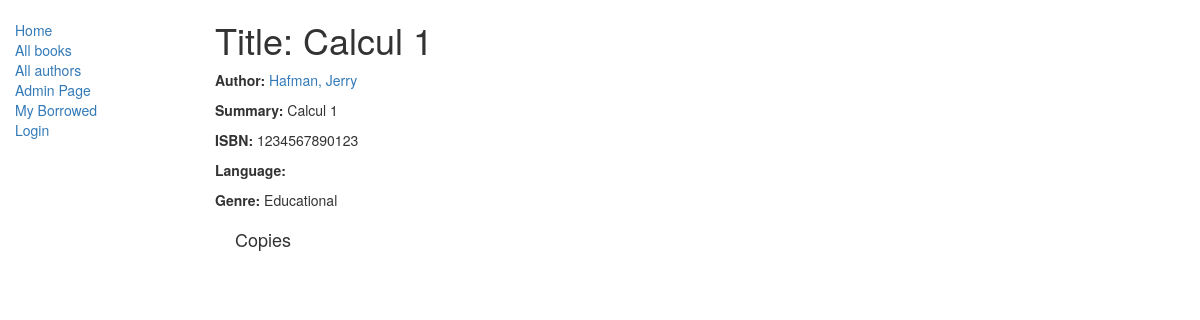
The page /catalog/book/1 on the database as committed earlier.
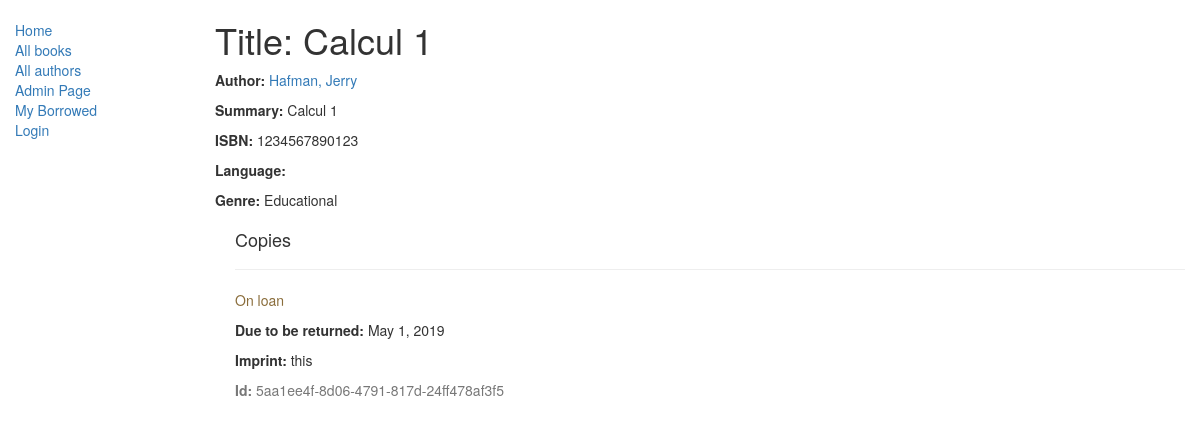
The same page on the database as committed later.
### catalog/models.py (models this page shows, shortened)
class Genre(models.Model):
    name = models.CharField(max_length=200, help_text="Enter a book genre (e.g. Science Fiction, French Poetry etc.)")
    def __str__(self):
        return self.name

class BookInstance(models.Model):
    id = models.UUIDField(primary_key=True, default=uuid.uuid4, help_text="Unique ID for this particular book across whole library")
    book = models.ForeignKey('Book', on_delete=models.SET_NULL, null=True)
    imprint = models.CharField(max_length=200)
    due_back = models.DateField(null=True, blank=True)
    LOAN_STATUS = (
        ('m', 'Maintenance'),
        ('o', 'On loan'),
        ('a', 'Available'),
        ('r', 'Reserved'),
    )
    status = models.CharField(max_length=1, choices=LOAN_STATUS, blank=True, default='m', help_text='Book availability')
    borrower = models.ForeignKey(User, on_delete=models.SET_NULL, null=True, blank=True)
    class Meta:
        ordering = ["due_back"]

### catalog/views.py (the view)
# urls.py: url(r'^book/(?P<pk>\d+)$', views.BookDetailView.as_view(), name='book-detail'),
class BookDetailView(generic.DetailView):
    model = models.Book
    template_name='catalog/book_detail.html'

### catalog/models.py (called while the page is built)
    def __str__(self):
        return '%s, %s' % (self.last_name, self.first_name)

### catalog/templates/catalog/book_detail.html
{% extends "catalog/base_generic.html" %}
{% block content %}
  <h1>Title: {{ book.title }}</h1>
  <p><strong>Author:</strong> <a href="">{{ book.author }}</a></p>
  <p><strong>Summary:</strong> {{ book.summary }}</p>
  <p><strong>ISBN:</strong> {{ book.isbn }}</p>
  <p><strong>Language:</strong> {{ book.language }}</p>
  <p><strong>Genre:</strong> {% for genre in book.genre.all %} {{ genre }}{% if not forloop.last %}, {% endif %}{% endfor %}</p>
  <div style="margin-left:20px;margin-top:20px">
    <h4>Copies</h4>
    {% for copy in book.bookinstance_set.all %}
    <hr>
    <p class="{% if copy.status == 'a' %}text-success{% elif copy.status == 'm' %}text-danger{% else %}text-warning{% endif %}">{{ copy.get_status_display }}</p>
    {% if copy.status != 'a' %}<p><strong>Due to be returned:</strong> {{copy.due_back}}</p>{% endif %}
    <p><strong>Imprint:</strong> {{copy.imprint}}</p>
    <p class="text-muted"><strong>Id:</strong> {{copy.id}}</p>
    {% endfor %}
  </div>
{% endblock %}

Rows that differ between the two databases and show on the page:
added BookInstance: status "On loan", due_back "May 1, 2019", imprint "this", id "5aa1ee4f-8d06-4791-817d-24ff478af3f5"
